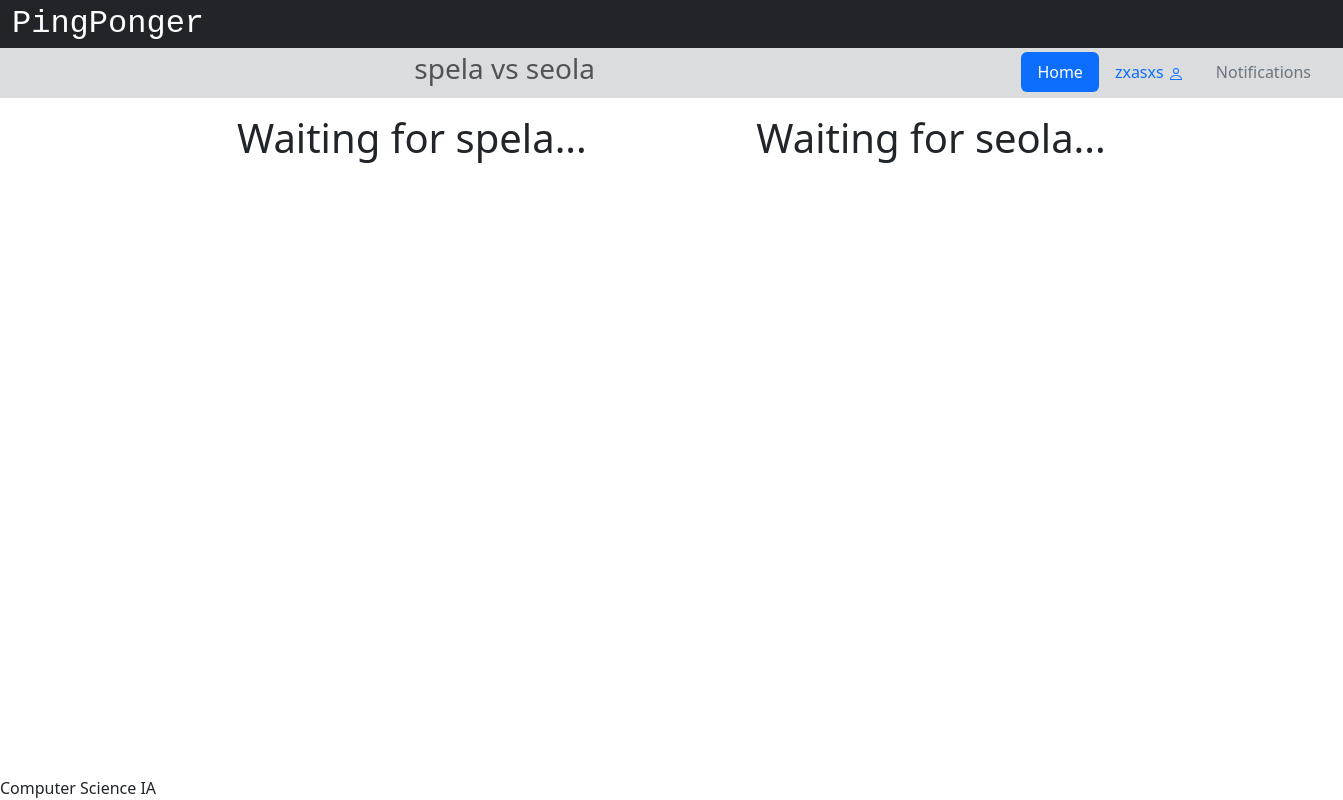
/match/20/CHjYnVvhre (signed in), run on the app's committed database.
### app/models.py (models this page shows, shortened)
class User(db.Model, UserMixin):
    __tablename__ = 'users'
    id = db.Column(db.Integer, primary_key=True)
    username = db.Column(db.String(32), nullable=False)
    email = db.Column(db.String(320), index=True, unique=True, nullable=False)
    password_hash = db.Column(db.String(128))
    join_date = db.Column(db.DateTime(timezone=True), default=datetime.now)
    experience = db.Column(db.String(12))
    age_group = db.Column(db.String(6))
    location_id = db.Column(db.Integer, db.ForeignKey('locations.id'))
    location = db.relationship('Location', back_populates='users')
    notifications = db.Relationship('Notification', back_populates='user', order_by='Notification.id.desc()')

### app/views.py (the view)
@app.route('/match/<matchID>/<unique>')
@login_required
def match(matchID, unique):
    match = Match.query.get(matchID)
    if len(match.sets) >= match.setiCount:
        flash("You've already played this match.")
        return redirect(url_for('oneMatch', id=match.id))
    u1 = User.query.get(match.friendship.friendA)
    u2 = User.query.get(match.friendship.friendB)
    return render_template('match.html', u1=u1, u2=u2, unique=unique, u1Score=0, u2Score=0, matchID=matchID)

### app/views.py (called while the page is built)
@login_manager.user_loader
def load_user(user_id):
    return User.query.get(int(user_id))

### app/templates/match.html (shortened to what this page needs)
{% extends "base.html" %}
{% block head %}
    {{ super() }}
{% endblock %}
{% block pagetitle %}{{u1.username}} vs {{u2.username}}{% endblock %}
{% block content %}
<div class="container-fluid p-3">
	<div id="gameview" class="row justify-content-between">
		<div class="col-md-1 text-end">
		</div>
		<div class="col-md-4 text-center">
            <h1 id="u1">Waiting for {{u1.username}}...</h1>
		</div>
		<div class="col-md-4 text-center">
            <h1 id="u2">Waiting for {{u2.username}}...</h1>
		</div>
		<div class="col-md-1">
		</div>
	</div>
	</div>
</div>
{% endblock %}

### app/templates/base.html (shortened to what this page needs)
<!DOCTYPE html>
<html lang="en">
    <head>
        {% block head %}
        <link href="https://cdn.jsdelivr.net/npm/bootstrap@5.3.2/dist/css/bootstrap.min.css" rel="stylesheet">
        <link rel="stylesheet" href="https://cdnjs.cloudflare.com/ajax/libs/font-awesome/4.7.0/css/font-awesome.min.css">
        <link rel="stylesheet" href="{{ url_for('static', filename='style.css') }}">
        {% endblock %}
    </head>
    <body>
        <div id="header">
            {% block header %}
            <div class="container-fluid">
                <div class="row bg-dark">
                    <a class="navbar-brand text-white" style="font-size: 2rem; font-family: var(--bs-font-monospace) !important;" href="/">PingPonger</a>
                </div>
                <div class="row bg-secondary bg-opacity-25 p-1">
                    <div class="col-9">
                        <h3 class="text-muted d-flex justify-content-center">
                            {% block pagetitle %}{% endblock %}
                        </h3>
                        </div>
                        <div class="col-3 d-flex justify-content-end">
                            <ul class="nav nav-pills">
                                <li class="nav-item">
                                    <a class="nav-link active" href="/">Home</a>
                                </li>
                                <li class="nav-item">
                                    {% if current_user.is_authenticated %}
                                        <li class="nav-item">
                                            <a class="nav-link" href="{{url_for('profile', username=current_user.username, userID=current_user.id)}}">{{current_user.username}}
                                            </a>
                                        </li>
                                        {% else %}
                                        <li class="nav-item">
                                            <a class="nav-link" href="/login">Log In</a>
                                        </li>
                                    {% endif %}
                                </li>
                                <li class="nav-item">
                                    <a class="nav-link text-secondary" href="/notifications">Notifications</a>
                                </li>
                            </ul>
                        </div>
                    </div>
                </div>
            {% endblock %}
        </div>
        <div id="content">{% block content %}{% endblock %}</div>
        <div id="footer" class="fixed-bottom">
            {% block footer %}
            Computer Science IA
            {% endblock %}
        </div>
    </body>
</html>

### app/static/style.css (style rules this page uses)
div { text-align: justify; text-justify: inter-word; }

### data on the page
User: username "spela"
User: username "seola"
User: username "zxasxs"
